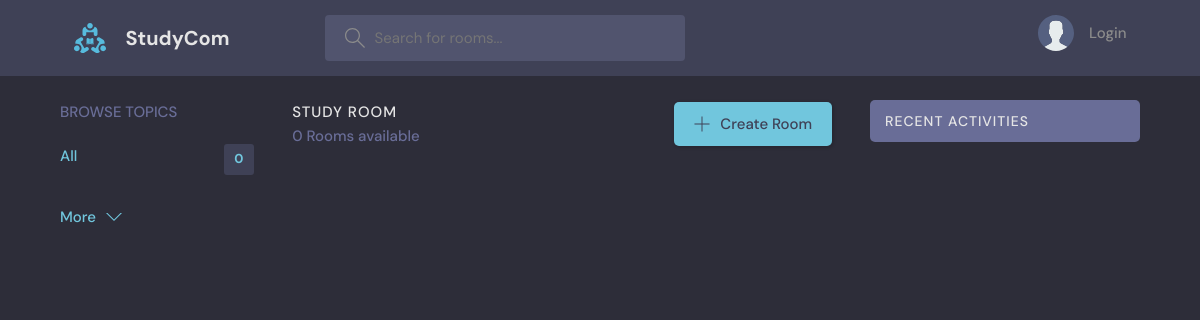
Before: / with the older database file.
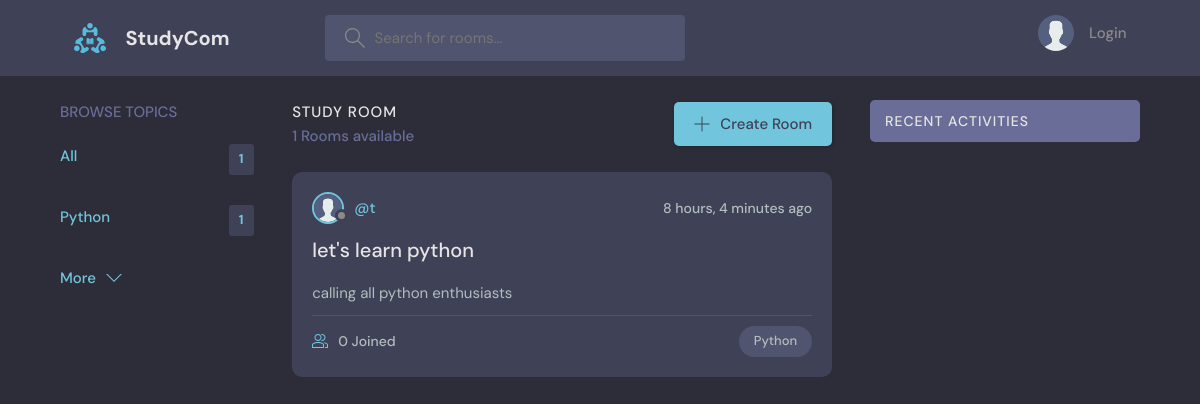
After: the same page with the newer database file.
### studycom/models.py (models this page shows, shortened)
class Topic(models.Model):
    name = models.CharField(max_length=200)
    def __str__(self):
        return self.name

class Room(models.Model):
    host=models.ForeignKey(User, on_delete=models.SET_NULL, null=True)
    topic = models.ForeignKey(Topic, on_delete=models.SET_NULL, null=True)
    name = models.CharField(max_length=200)
    description = models.TextField(null=True, blank=True)
    participants = models.ManyToManyField(
        User, related_name='participants', blank=True
    )
    updated = models.DateTimeField(auto_now=True)
    created = models.DateField(auto_now_add=True)
    class Meta:
        ordering = ['-updated', '-created']

class User(AbstractUser):
    name = models.CharField(max_length=200, null=True)
    email = models.EmailField(unique=True)
    bio = models.TextField(null=True)
    avatar = models.ImageField(null=True, default='avatar.svg')
    USERNAME_FIELD = 'email'
    USERNAME_FIELD = "username"
    REQUIRED_FIELDS = ["email"]

### studycom/views.py (the view)
# urls.py: path('', views.home_view, name='home'),
def home_view(request):
    q = request.GET.get('q') if request.GET.get('q') != None else ''
    rooms = Room.objects.filter(
        Q(topic__name__icontains=q) |
        Q(name__icontains=q) |
        Q(description__icontains=q)
        )
    topics = Topic.objects.all()[0:7]
    room_count = rooms.count()
    activity_messages = Message.objects.filter(Q(room__topic__name__icontains=q))[0:7]
    context = {'rooms': rooms, 'topics': topics, 'room_count': room_count, 'activity_messages': activity_messages}
    return render(request, 'studycom/home.html', context)

### studycom/templates/studycom/home.html
{% extends 'main.html' %}
{% block content %}
<main class="layout layout--3">
    <div class="container">
        {% include 'studycom/topics.html' %}
        {% include 'studycom/feed.html' %}
        {% include 'studycom/activity.html' %}
    </div>
</main>
{% endblock %}

### studycom/templates/studycom/topics.html
<div class="topics">
    <div class="topics__header">
    <h2>Browse Topics</h2>
    </div>
    <ul class="topics__list">
    <li>
        <a href="/" class="active">All <span>{{ topics.count }}</span></a>
    </li>
   {% for topic in topics %}
   <li>
        <a href="{% url 'home' %}?q={{ topic }}" class="active">{{ topic }} <span>{{topic.room_set.all.count}}</span></a>
    </li>
    {% endfor %}
    </ul>
    <a class="btn btn--link" href="{% url 'topics' %}">
    More
    <svg version="1.1" xmlns="http://www.w3.org/2000/svg" width="32" height="32" viewBox="0 0 32 32">
        <title>chevron-down</title>
        <path d="M16 21l-13-13h-3l16 16 16-16h-3l-13 13z"></path>
    </svg>
    </a>
</div>

### studycom/templates/studycom/feed.html (shortened to what this page needs)
<div class="roomList">
    <div class="roomList__header">
    <div>
        <h2>Study Room</h2>
        <p>{{ rooms.count }} Rooms available</p>
    </div>
    <a class="btn btn--main" href="{% url 'create-room' %}">
        <svg version="1.1" xmlns="http://www.w3.org/2000/svg" width="32" height="32" viewBox="0 0 32 32">
        <title>add</title>
        <path
            d="M16.943 0.943h-1.885v14.115h-14.115v1.885h14.115v14.115h1.885v-14.115h14.115v-1.885h-14.115v-14.115z"
        ></path>
        </svg>
        Create Room
    </a>
    </div>
    {% for room in rooms %}
    <div class="roomListRoom">
    <div class="roomListRoom__header">
        <a href="{% url 'user-profile' room.host.id %}" class="roomListRoom__author">
        <div class="avatar avatar--small">
            <img src="{{ room.host.avatar.url }}" />
        </div>
        <span>@{{ room.host.username }}</span>
        </a>
        <div class="roomListRoom__actions">
        <span>{{ room.created|timesince }} ago</span>
        </div>
    </div>
    <div class="roomListRoom__content">
        <a href="{% url 'room' room.id %}">{{ room.name }}</a>
        <p>
        {{ room.description }}
        </p>
    </div>
    <div class="roomListRoom__meta">
        <a href="{% url 'room' room.id %}" class="roomListRoom__joined">
        {{room.participants.all.count}} Joined
        </a>
        <p class="roomListRoom__topic">{{ room.topic }}</p>
    </div>
    </div>
    {% endfor %}
</div>

Changed rows visible on the page:
added Topic: name "Python", room_set.all.count "1"
added Room: host.avatar (placeholder picture), host.username "t", created "8 hours, 4 minutes", name "let's learn python", description "calling all python enthusiasts", participants.all.count "0", topic "Python"
Other visible differences:
{{ topics.count }}: "0" → "1"
{{ rooms.count }}: "0" → "1"
